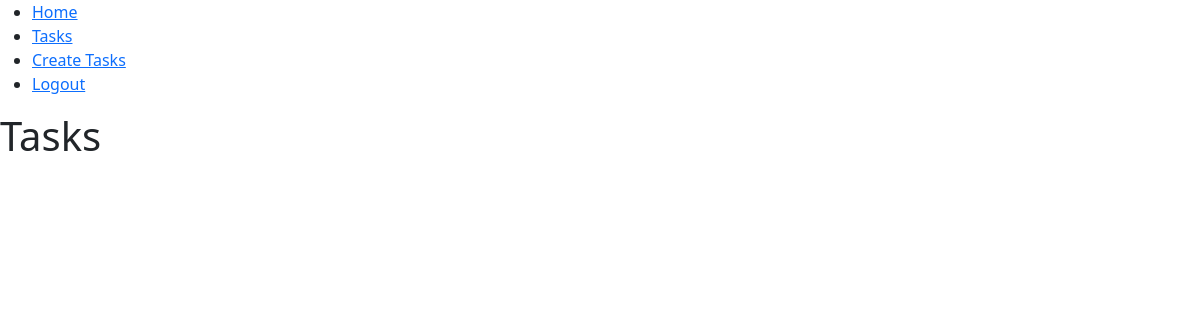
The app's page /tasks/ (signed in), older data.
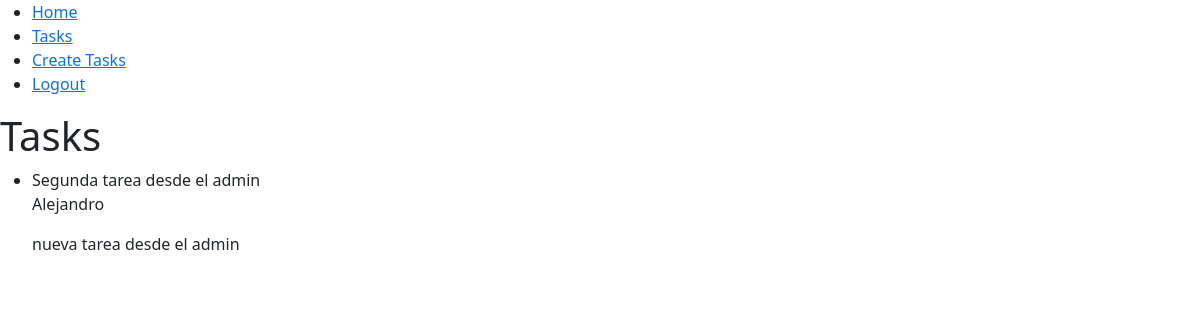
The same page, newer data.
### tasks/models.py (models this page shows, shortened)
class Tasks(models.Model):
    title = models.CharField(max_length=200)
    description = models.TextField(blank=True)
    created = models.DateTimeField(auto_now_add=True)
    datecompleted = models.DateTimeField(null=True)
    important = models.BooleanField(default=False)
    user = models.ForeignKey(User, on_delete=models.CASCADE)

### tasks/views.py (the view)
# urls.py: path('' ,include('tasks.urls'))
def tasks(request):
    tasks = Tasks.objects.filter(user=request.user)
    return render(request, 'tasks.html', {
        'tasks': tasks
    })

### tasks/templates/tasks.html
{% extends 'base.html' %}
{% block content %}
<h1>Tasks</h1>
<ul>
    {% for task in tasks %}
        {% if task.important == True %}
            <strong> {{task.title}} </strong>
        {% else %}
            <li>{{task.title}}</li>
        {% endif %}
        <p> {{ task.user.username }} </p>
        <p> {{ task.description }} </p>
    {% endfor %}
</ul>
{% endblock %}

Row changes from the older to the newer data that the page shows:
added Tasks: title "Segunda tarea desde el admin", user.username "Alejandro", description "nueva tarea desde el admin"
